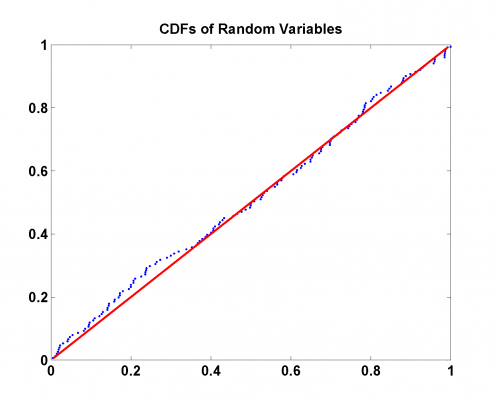

Generate this figure with R:
# ---------------------------------------------------------------------
# Book:        
# ---------------------------------------------------------------------
# Quantlet:     MSRevt3
# ---------------------------------------------------------------------
# Description:  MSRevt3 produces a PP plot of the pseudo random 
#               variables with Gumbel distribution against theoretical
#               Gumbel distribution.
# ---------------------------------------------------------------------
# Usage:        MSRevt3
# ---------------------------------------------------------------------
# Inputs:       None
# ---------------------------------------------------------------------
# Output:       PP plot.
# ---------------------------------------------------------------------
# Example:      -
# ---------------------------------------------------------------------
# Author:       Zografia Anastasiadou 20110401
# ---------------------------------------------------------------------


rm(list=ls(all=TRUE))
setwd("C:/...")

install.packages("evd")
library(evd)

set.seed(123)
n<-150
xf1<-rgumbel(n)
xf<-sort(xf1)
t<-c(1:n)/(n+1)
dat<-cbind(pgumbel(xf),t)
dat2<-cbind(t,t)

plot(dat,col="blue",pch=20,xlab="",ylab="",main="CDFs of Random Variables")
lines(dat2,col="red",lwd=3)
